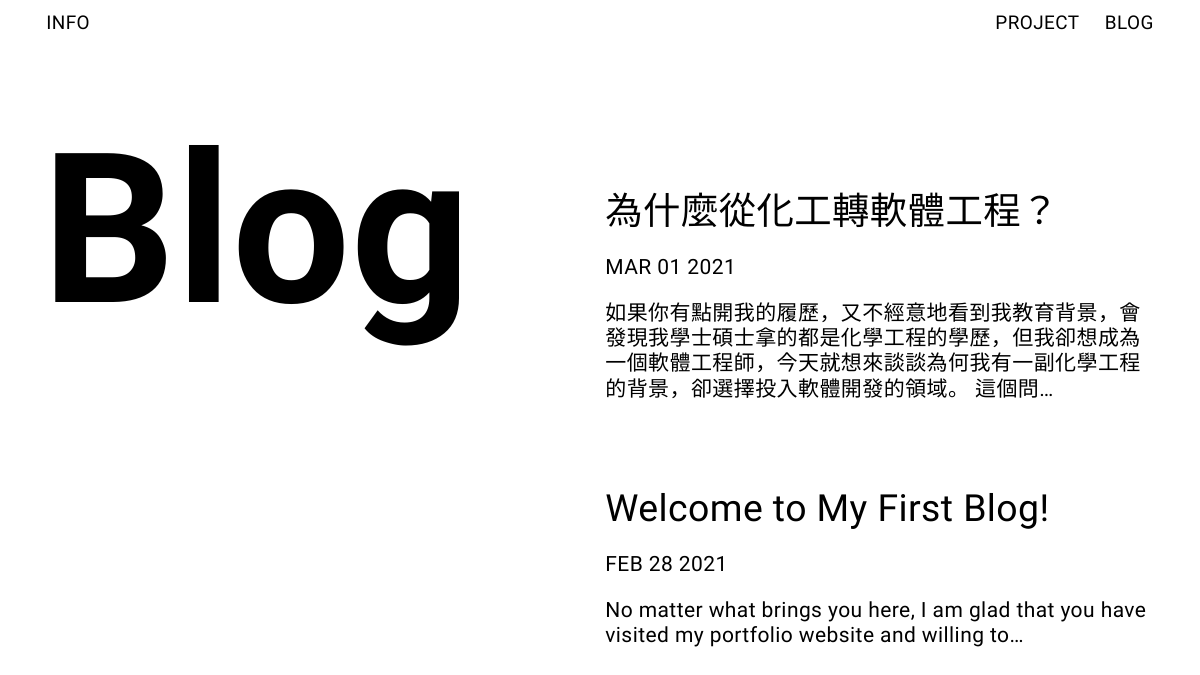
The page /blog/ on the database as committed earlier.
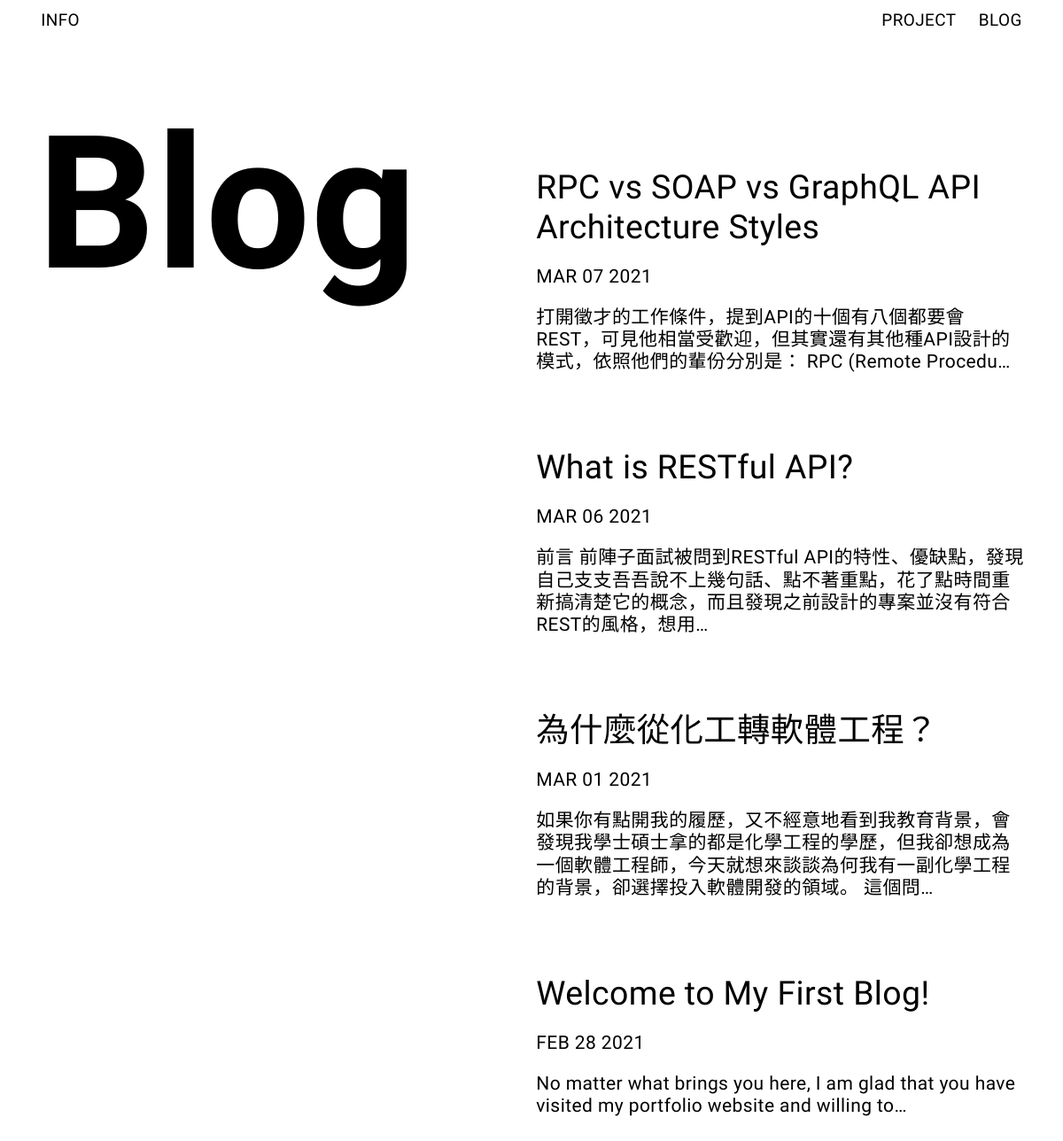
The same page on the database as committed later.
### blog/models.py (models this page shows, shortened)
class Blog(models.Model):
    title = models.CharField(max_length=200)
    description = models.TextField()
    date = models.DateField()

### blog/views.py (the view)
# urls.py: path('', views.all_blog, name='all_blog'),
def all_blog(request):
    blogs = Blog.objects.order_by('-date')[:5]
    return render(request, 'blog/all_blog.html', {'blogs': blogs})

### blog/templates/blog/all_blog.html (shortened to what this page needs)
{% extends 'info/base.html' %}
{% block head %}
{% load static %}
<link rel="stylesheet" href="{% static 'blog/blog.css' %}">
{% endblock %}
{% block content %}
{% load static %}
<div class="column section">
    <h1 class="left-column blog-heading">Blog</h1>
    <div class="right-column blog-detail">
        {% for blog in blogs %}
        <a href="{% url 'blog:detail_blog' blog.id %}">
            <h2 class="blog-title">{{ blog.title|safe }}</h2>
        </a>
        <p class="blog-date">{{ blog.date|date:'M d Y'|upper }}</p>
        <p class="blog-content">{{ blog.description|striptags|truncatechars:100 }}
        </p>
        {% endfor %}
    </div>
</div>
{% endblock %}

Rows that differ between the two databases and show on the page:
added Blog: title "RPC vs SOAP vs GraphQL API Architecture Styles", date "MAR 07 2021", description "打開徵才的工作條件，提到API的十個有八個都要會REST，可見他相當受歡迎，但其實還有其他種API設計的模式，依照他們的輩份分別是： RPC (Remote Procedu…"
added Blog: title "What is RESTful API?", date "MAR 06 2021", description "前言 前陣子面試被問到RESTful API的特性、優缺點，發現自己支支吾吾說不上幾句話、點不著重點，花了點時間重新搞清楚它的概念，而且發現之前設計的專案並沒有符合REST的風格，想用…"
